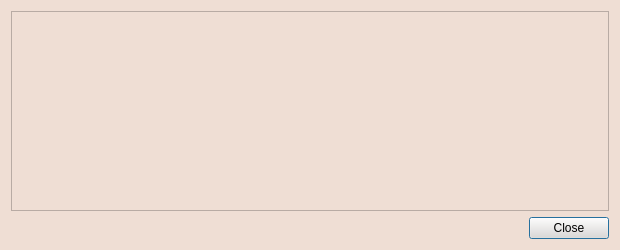
<?xml version="1.0" encoding="UTF-8"?>
<ui version="4.0">
 <class>TransactionDescDialog</class>
 <widget class="QDialog" name="TransactionDescDialog">
  <property name="geometry">
   <rect>
    <x>0</x>
    <y>0</y>
    <width>620</width>
    <height>250</height>
   </rect>
  </property>
  <property name="palette">
   <palette>
    <active>
     <colorrole role="Button">
      <brush brushstyle="SolidPattern">
       <color alpha="255">
        <red>239</red>
        <green>222</green>
        <blue>212</blue>
       </color>
      </brush>
     </colorrole>
     <colorrole role="Light">
      <brush brushstyle="SolidPattern">
       <color alpha="255">
        <red>239</red>
        <green>222</green>
        <blue>212</blue>
       </color>
      </brush>
     </colorrole>
     <colorrole role="Midlight">
      <brush brushstyle="SolidPattern">
       <color alpha="255">
        <red>239</red>
        <green>222</green>
        <blue>212</blue>
       </color>
      </brush>
     </colorrole>
     <colorrole role="BrightText">
      <brush brushstyle="SolidPattern">
       <color alpha="255">
        <red>239</red>
        <green>222</green>
        <blue>212</blue>
       </color>
      </brush>
     </colorrole>
     <colorrole role="Base">
      <brush brushstyle="SolidPattern">
       <color alpha="255">
        <red>239</red>
        <green>222</green>
        <blue>212</blue>
       </color>
      </brush>
     </colorrole>
     <colorrole role="Window">
      <brush brushstyle="SolidPattern">
       <color alpha="255">
        <red>239</red>
        <green>222</green>
        <blue>212</blue>
       </color>
      </brush>
     </colorrole>
     <colorrole role="AlternateBase">
      <brush brushstyle="SolidPattern">
       <color alpha="255">
        <red>239</red>
        <green>222</green>
        <blue>212</blue>
       </color>
      </brush>
     </colorrole>
    </active>
    <inactive>
     <colorrole role="Button">
      <brush brushstyle="SolidPattern">
       <color alpha="255">
        <red>239</red>
        <green>222</green>
        <blue>212</blue>
       </color>
      </brush>
     </colorrole>
     <colorrole role="Light">
      <brush brushstyle="SolidPattern">
       <color alpha="255">
        <red>239</red>
        <green>222</green>
        <blue>212</blue>
       </color>
      </brush>
     </colorrole>
     <colorrole role="Midlight">
      <brush brushstyle="SolidPattern">
       <color alpha="255">
        <red>239</red>
        <green>222</green>
        <blue>212</blue>
       </color>
      </brush>
     </colorrole>
     <colorrole role="BrightText">
      <brush brushstyle="SolidPattern">
       <color alpha="255">
        <red>239</red>
        <green>222</green>
        <blue>212</blue>
       </color>
      </brush>
     </colorrole>
     <colorrole role="Base">
      <brush brushstyle="SolidPattern">
       <color alpha="255">
        <red>239</red>
        <green>222</green>
        <blue>212</blue>
       </color>
      </brush>
     </colorrole>
     <colorrole role="Window">
      <brush brushstyle="SolidPattern">
       <color alpha="255">
        <red>239</red>
        <green>222</green>
        <blue>212</blue>
       </color>
      </brush>
     </colorrole>
     <colorrole role="AlternateBase">
      <brush brushstyle="SolidPattern">
       <color alpha="255">
        <red>239</red>
        <green>222</green>
        <blue>212</blue>
       </color>
      </brush>
     </colorrole>
    </inactive>
    <disabled>
     <colorrole role="Button">
      <brush brushstyle="SolidPattern">
       <color alpha="255">
        <red>239</red>
        <green>222</green>
        <blue>212</blue>
       </color>
      </brush>
     </colorrole>
     <colorrole role="Light">
      <brush brushstyle="SolidPattern">
       <color alpha="255">
        <red>239</red>
        <green>222</green>
        <blue>212</blue>
       </color>
      </brush>
     </colorrole>
     <colorrole role="Midlight">
      <brush brushstyle="SolidPattern">
       <color alpha="255">
        <red>239</red>
        <green>222</green>
        <blue>212</blue>
       </color>
      </brush>
     </colorrole>
     <colorrole role="BrightText">
      <brush brushstyle="SolidPattern">
       <color alpha="255">
        <red>239</red>
        <green>222</green>
        <blue>212</blue>
       </color>
      </brush>
     </colorrole>
     <colorrole role="Base">
      <brush brushstyle="SolidPattern">
       <color alpha="255">
        <red>239</red>
        <green>222</green>
        <blue>212</blue>
       </color>
      </brush>
     </colorrole>
     <colorrole role="Window">
      <brush brushstyle="SolidPattern">
       <color alpha="255">
        <red>239</red>
        <green>222</green>
        <blue>212</blue>
       </color>
      </brush>
     </colorrole>
     <colorrole role="AlternateBase">
      <brush brushstyle="SolidPattern">
       <color alpha="255">
        <red>239</red>
        <green>222</green>
        <blue>212</blue>
       </color>
      </brush>
     </colorrole>
    </disabled>
   </palette>
  </property>
  <property name="windowTitle">
   <string>Transaction details</string>
  </property>
  <property name="styleSheet">
   <string notr="true">background-color:rgb(239,222,212)</string>
  </property>
  <layout class="QVBoxLayout" name="verticalLayout">
   <item>
    <widget class="QTextEdit" name="detailText">
     <property name="palette">
      <palette>
       <active>
        <colorrole role="Button">
         <brush brushstyle="SolidPattern">
          <color alpha="255">
           <red>239</red>
           <green>222</green>
           <blue>212</blue>
          </color>
         </brush>
        </colorrole>
        <colorrole role="Base">
         <brush brushstyle="SolidPattern">
          <color alpha="255">
           <red>239</red>
           <green>222</green>
           <blue>212</blue>
          </color>
         </brush>
        </colorrole>
        <colorrole role="Window">
         <brush brushstyle="SolidPattern">
          <color alpha="255">
           <red>239</red>
           <green>222</green>
           <blue>212</blue>
          </color>
         </brush>
        </colorrole>
       </active>
       <inactive>
        <colorrole role="Button">
         <brush brushstyle="SolidPattern">
          <color alpha="255">
           <red>239</red>
           <green>222</green>
           <blue>212</blue>
          </color>
         </brush>
        </colorrole>
        <colorrole role="Base">
         <brush brushstyle="SolidPattern">
          <color alpha="255">
           <red>239</red>
           <green>222</green>
           <blue>212</blue>
          </color>
         </brush>
        </colorrole>
        <colorrole role="Window">
         <brush brushstyle="SolidPattern">
          <color alpha="255">
           <red>239</red>
           <green>222</green>
           <blue>212</blue>
          </color>
         </brush>
        </colorrole>
       </inactive>
       <disabled>
        <colorrole role="Button">
         <brush brushstyle="SolidPattern">
          <color alpha="255">
           <red>239</red>
           <green>222</green>
           <blue>212</blue>
          </color>
         </brush>
        </colorrole>
        <colorrole role="Base">
         <brush brushstyle="SolidPattern">
          <color alpha="255">
           <red>239</red>
           <green>222</green>
           <blue>212</blue>
          </color>
         </brush>
        </colorrole>
        <colorrole role="Window">
         <brush brushstyle="SolidPattern">
          <color alpha="255">
           <red>239</red>
           <green>222</green>
           <blue>212</blue>
          </color>
         </brush>
        </colorrole>
       </disabled>
      </palette>
     </property>
     <property name="toolTip">
      <string>This pane shows a detailed description of the transaction</string>
     </property>
     <property name="styleSheet">
      <string notr="true"/>
     </property>
     <property name="readOnly">
      <bool>true</bool>
     </property>
    </widget>
   </item>
   <item>
    <widget class="QDialogButtonBox" name="buttonBox">
     <property name="orientation">
      <enum>Qt::Horizontal</enum>
     </property>
     <property name="standardButtons">
      <set>QDialogButtonBox::Close</set>
     </property>
    </widget>
   </item>
  </layout>
 </widget>
 <resources/>
 <connections>
  <connection>
   <sender>buttonBox</sender>
   <signal>accepted()</signal>
   <receiver>TransactionDescDialog</receiver>
   <slot>accept()</slot>
   <hints>
    <hint type="sourcelabel">
     <x>248</x>
     <y>254</y>
    </hint>
    <hint type="destinationlabel">
     <x>157</x>
     <y>274</y>
    </hint>
   </hints>
  </connection>
  <connection>
   <sender>buttonBox</sender>
   <signal>rejected()</signal>
   <receiver>TransactionDescDialog</receiver>
   <slot>reject()</slot>
   <hints>
    <hint type="sourcelabel">
     <x>316</x>
     <y>260</y>
    </hint>
    <hint type="destinationlabel">
     <x>286</x>
     <y>274</y>
    </hint>
   </hints>
  </connection>
 </connections>
</ui>
